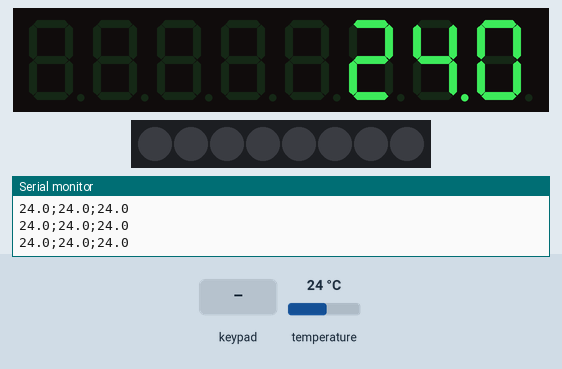
This sketch was run on a simulated Arduino Leonardo, built with avr-gcc and run on an emulated ATmega32U4. Parts: 8-digit seven-segment display, 8 RGB LEDs in strip order, left to right, the last lines printed to the serial monitor. Inputs (shaded band) come from the test bench; at power-on: temperature 24 °C.

Above: at 1.2 s.
1.3 s: key '1' pressed
At 2.2 s:
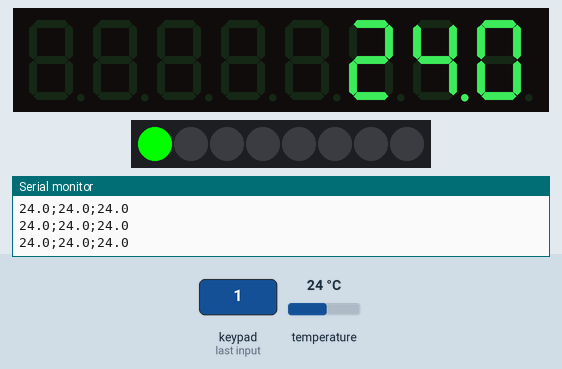
2.8 s: temperature set to 12 °C
At 3.6 s:
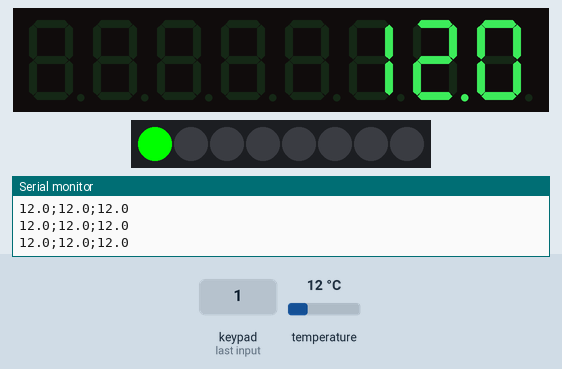
4.4 s: keypad keys 1 2 pressed 0.4 s apart
At 6.2 s:
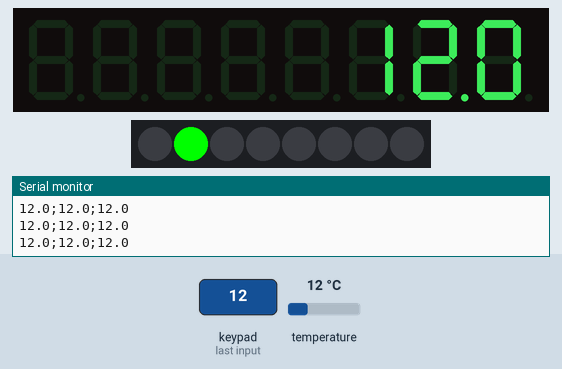
6.7 s: key '3' pressed
At 7.6 s:
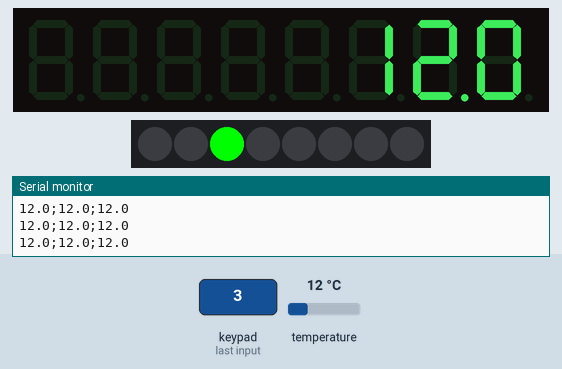
8.2 s: temperature set to 19 °C
At 9.0 s:
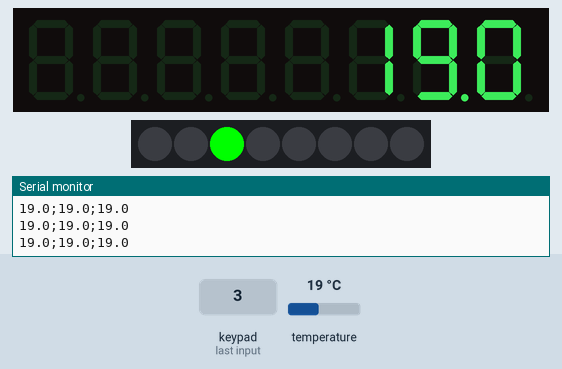
9.8 s: keypad keys 2 5 pressed 0.4 s apart
At 10.5 s:
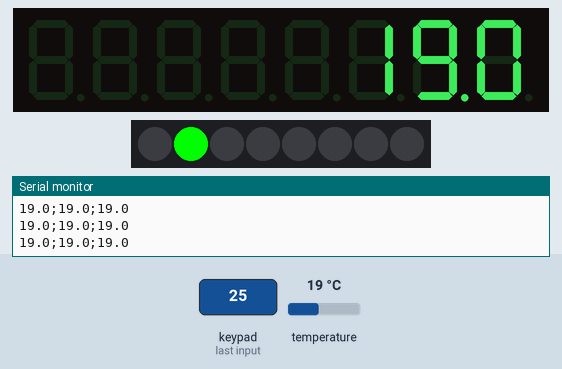
Timing chart, 0 to 12.8 s (numbered marks = the images above; inputs shaded):
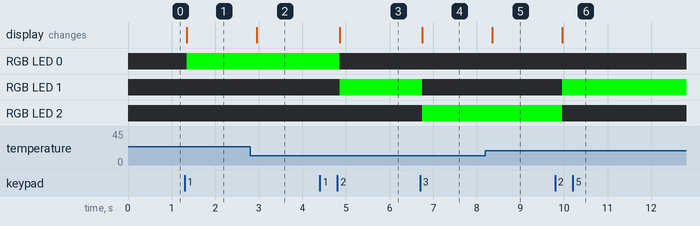

The sketch:

slushiesensor.ino
```cpp
// Get 1-wire Library here: http://www.pjrc.com/teensy/td_libs_OneWire.html
#include <OneWire.h>

// https://code.google.com/p/tm1638-library/
#include <TM1638.h>

TM1638 module(5, 3, 4 );

int current = 0;


#define ONE_WIRE_BUS_PIN 2

OneWire ds(ONE_WIRE_BUS_PIN);

// http://www.hacktronics.com/Tutorials/arduino-1-wire-address-finder.html

byte probe01[8] = {
  0x28, 0x09, 0xD9, 0xDD, 0x04, 0x00, 0x00, 0x27 };
byte probe02[8] = {
  0x28, 0x5D, 0x78, 0xDE, 0x04, 0x00, 0x00, 0xA3 };
byte probe03[8] = {
  0x28, 0x50, 0x05, 0xDE, 0x04, 0x00, 0x00, 0x68 };

void setup() {
  // start serial port to show results
  Serial.begin(9600);
/*  while (!Serial) {
    ; // wait for serial port to connect. Needed for Leonardo only
  }*/
}

void loop() {
  int i = 0;
  checkButtons();
  updateDisplay();
  float t1 = getTemp(probe01);
  float t2 = getTemp(probe02);
  float t3 = getTemp(probe03);
  if (Serial) {
    Serial.print(t1,1);
    Serial.print(";");
    Serial.print(t2,1);
    Serial.print(";");
    Serial.print(t3,1);
    Serial.println();
  }
  delay(100);
}

void checkButtons(void) {
  int buttons = module.getButtons();
  if (buttons != 0) {
    if (buttons == 0b00000001) {
      current = 0;
      module.setLEDs(0x0100);
    }
    else if (buttons == 0b00000010) {
      current = 1;
      module.setLEDs(0x0200);
    }
    else if (buttons == 0b00000100) {
      current = 2;
      module.setLEDs(0x0400);
    }
  }
}

void updateDisplay(void) {
  byte (*currAdd)[8];
  if (current == 0) {
    currAdd = &probe01;
  }
  else if (current == 1) {
    currAdd = &probe02;
  }
  else if (current == 2) {
    currAdd = &probe03;
  }
  float temperature = getTemp(*currAdd);
  module.setDisplayToSignedDecNumber(temperature*10,2,false);
}


// Getting the temperature from a specific sensor.
// Modified version of http://bildr.org/2011/07/ds18b20-arduino/

float getTemp(byte addr[8]){
  //returns the temperature from one DS18S20 in DEG Celsius
  byte data[12];

  if ( OneWire::crc8( addr, 7) != addr[7]) {
    Serial.println("CRC is not valid!");
    return -1000;
  }

  if ( addr[0] != 0x10 && addr[0] != 0x28) {
    Serial.print("Device is not recognized");
    return -1000;
  }

  ds.reset();
  ds.select(addr);
  ds.write(0x44,1); // start conversion, with parasite power on at the end

  byte present = ds.reset();
  ds.select(addr);
  ds.write(0xBE); // Read Scratchpad


  for (int i = 0; i < 9; i++) { // we need 9 bytes
    data[i] = ds.read();
  }

  ds.reset_search();

  byte MSB = data[1];
  byte LSB = data[0];

  float tempRead = ((MSB << 8) | LSB); //using two's compliment
  float TemperatureSum = tempRead / 16;

  return TemperatureSum;

}
```

Measured:
- after the input at 1.3 s, RGB LED 0: off → RGB(0, 255, 0) after 0.05 s
- after the input at 2.8 s, the display: changes after 0.15 s (image 2)
- after the input at 4.4 s, RGB LED 0: RGB(0, 255, 0) → off after 0.45 s; RGB LED 1: off → RGB(0, 255, 0) after 0.45 s
- after the input at 6.7 s, RGB LED 1: RGB(0, 255, 0) → off after 0.05 s; RGB LED 2: off → RGB(0, 255, 0) after 0.05 s
- after the input at 8.2 s, the display: changes after 0.16 s (image 5)
- after the input at 9.8 s, RGB LED 1: off → RGB(0, 255, 0) after 0.16 s; RGB LED 2: RGB(0, 255, 0) → off after 0.16 s
